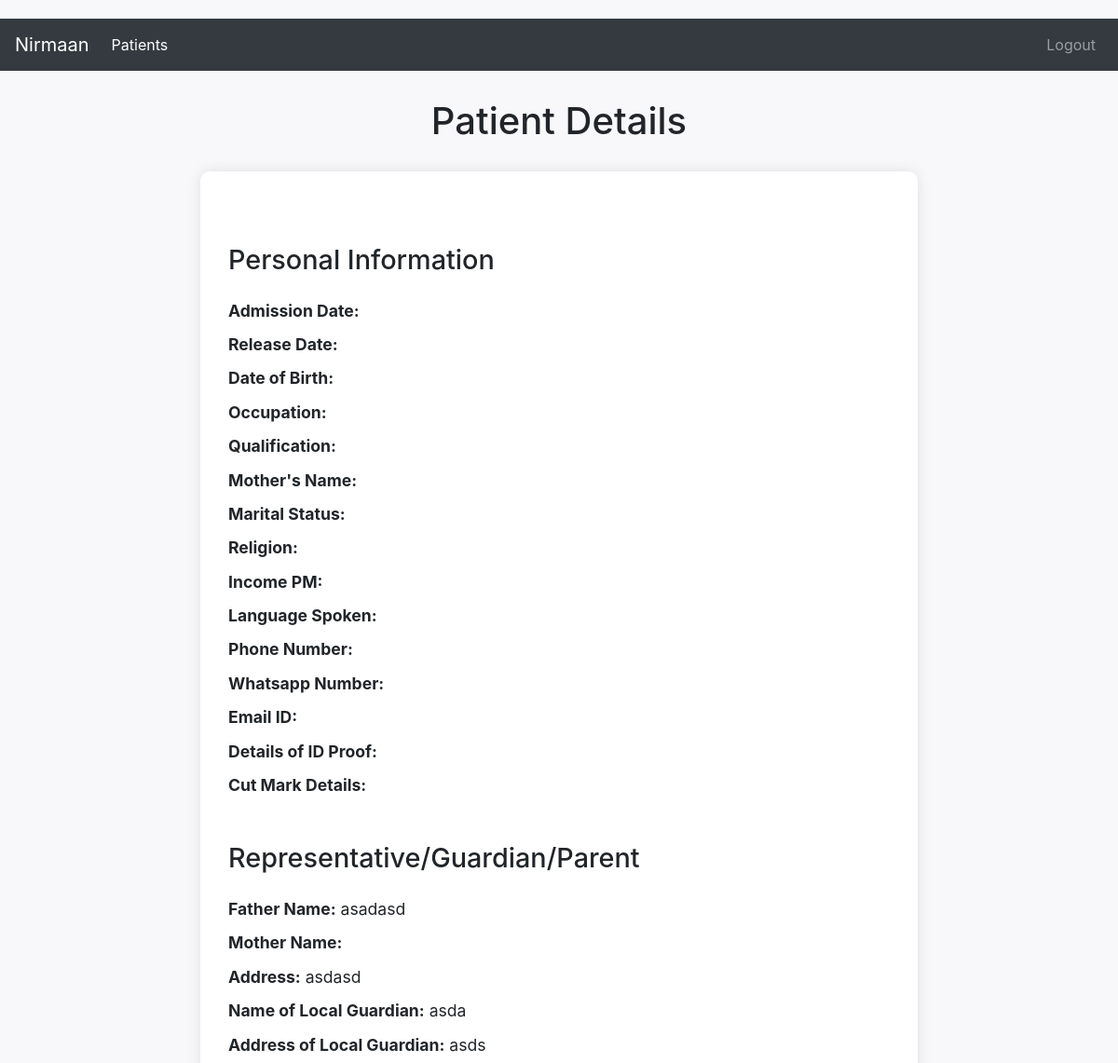
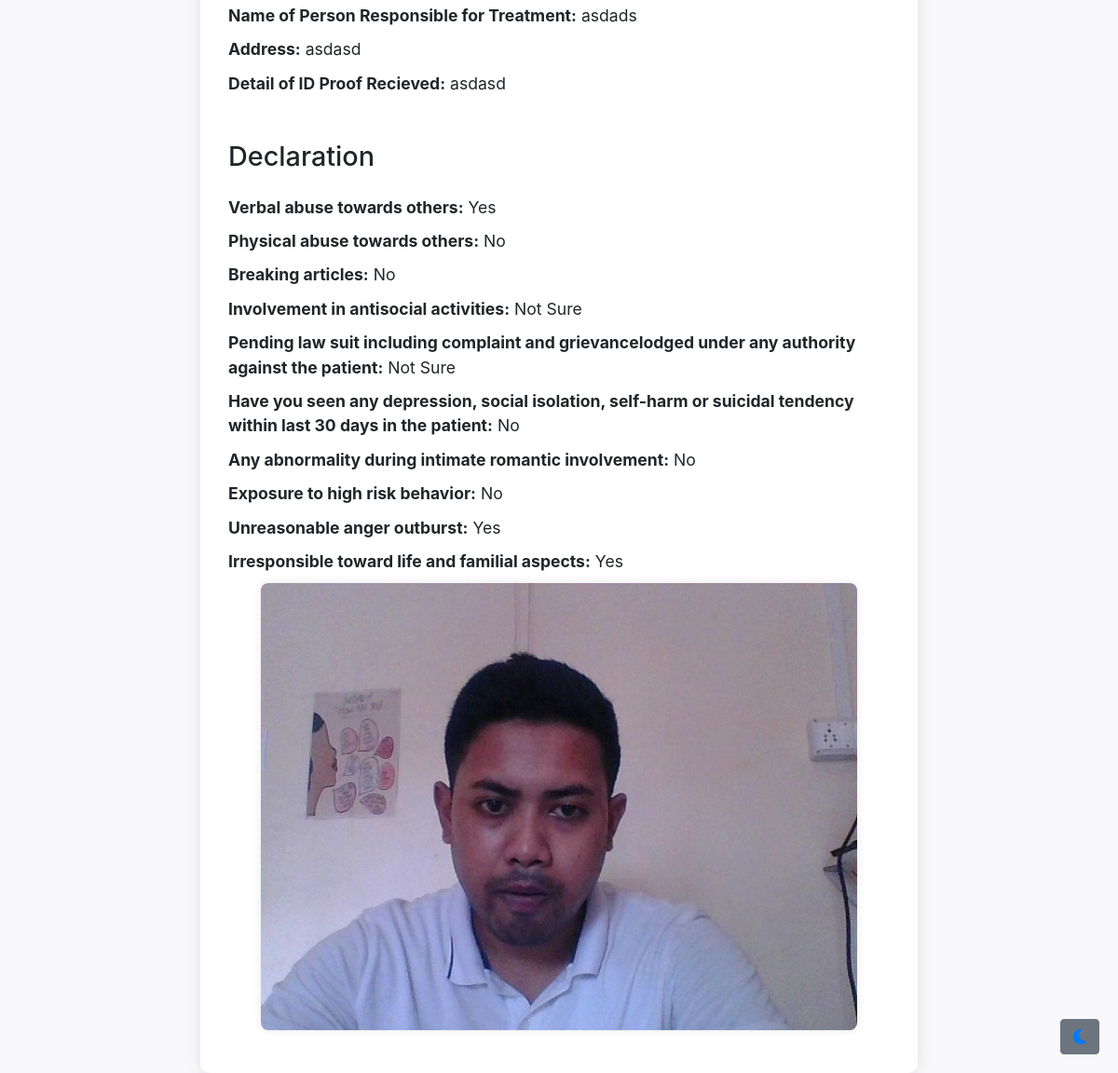
Page /view_patient/41/ (signed in) on the committed database (2 pictures, top to bottom).
### patient/models.py (models this page shows, shortened)
class Representative(models.Model):
	patient = models.ForeignKey(Patient, on_delete=models.CASCADE)
	father_name = models.CharField(max_length=100)
	mother_name = models.CharField(max_length=100)
	address = models.TextField()
	name_of_local_guardian = models.CharField(max_length=100)
	address_of_local_guardian = models.TextField()
	name_of_person_responsible_for_treatment = models.CharField(max_length=100)
	address_2 = models.CharField(max_length=100)
	detail_of_id_proof_recieved = models.TextField()

class Declaration(models.Model):
	YES = 'Yes'
	NO = 'No'
	NOT_SURE = 'Not Sure'
	CHOICES = [
		(YES, 'Yes'),
		(NO, 'No'),
		(NOT_SURE, 'Not Sure'),
	]
	patient = models.ForeignKey(Patient, on_delete=models.CASCADE)
	verbal_abuse = models.CharField(max_length=10, choices=CHOICES, help_text="Verbal abuse towards other")
	physical_abuse = models.CharField(max_length=10, choices=CHOICES, help_text="Physical abuse towards others")
	breaking_articles = models.CharField(max_length=10, choices=CHOICES, help_text="Breaking articles")
	antisocial_activities = models.CharField(max_length=10, choices=CHOICES, help_text="Involvement in antisocial activities")
	law_suits = models.CharField(max_length=10, choices=CHOICES, help_text="Pending law suit including complaint and grievancelodged under any authority against the patient")
	abnormal_tendencies = models.CharField(max_length=10, choices=CHOICES, help_text="Have you seen any depression, social isolation, self-harm or suicidal tendency within last 30 days in the patient")
	abnormal_romatic_involment = models.CharField(max_length=10, choices=CHOICES, help_text="Any abnormality during intimate romantic involvement")
	high_risk_behavior = models.CharField(max_length=10, choices=CHOICES, help_text="Exposure to high risk behavior")
	unreasonable_anger = models.CharField(max_length=10, choices=CHOICES, help_text="Unreasonable anger outburst")
	irresponsible_aspects = models.CharField(max_length=10, choices=CHOICES, help_text="Irresponsible toward life and familial aspects")

class Patient(models.Model):
	name = models.CharField(name="Name of Patient", max_length=100)
	admission_date = models.DateField(name="Date of Admission", blank=True, null=True)
	release_date = models.DateField(name="Date of Release", blank=True, null=True)
	date_of_birth = models.DateField(name="Date of Birth", blank=True, null=True)
	father_name = models.CharField(name="Name of Father", blank=True, null=True, max_length=100)
	mother_name = models.CharField(name="Name of Mother", blank=True, null=True, max_length=100)
	image = models.ImageField(upload_to='patient_images/', blank=True, null=True)
	occupation = models.CharField(name="Occupation", blank=True, null=True, max_length=100)
	qualification = models.CharField(name="Qualification", blank=True, null=True, max_length=100)
	MARRIED = 'Married'
	UNMARRIED = 'Unmarried'
	MARITAL_STATUS_CHOICES = [
        (MARRIED, 'Married'),
        (UNMARRIED, 'Unmarried'),
    ]
	marital_status = models.CharField(name="Marital Status", blank=True, null=True, max_length=50, choices=MARITAL_STATUS_CHOICES)
	HINDU = 'Hindu'
	MUSLIM = 'Muslim'
	CHRISTIAN = 'Christian'
	OTHER = 'Other'
	RELIGION_CHOICES = [
		(HINDU, 'Hindu'),
		(MUSLIM, 'Muslim'),
		(CHRISTIAN, 'Christian'),
		(OTHER, 'Other'),
	]
	religion = models.CharField(name="Religion", blank=True, null=True, max_length=100, choices=RELIGION_CHOICES)
	income_pm = models.DecimalField(name="Income Per Month", blank=True, null=True, max_digits=10, decimal_places=2)
	language_spoken = models.CharField(name="Language(s) Spoken", blank=True, null=True, max_length=100)
	phone_number_1 = models.IntegerField(name="Phone Number (1)", blank=True, null=True, max_length=10)
	phone_number_2 = models.IntegerField(name="Phone Number (2)", blank=True, null=True, max_length=10)
	whatsapp_number = models.IntegerField(name="Whatsapp Number", blank=True, null=True, max_length=10)
	email_id = models.EmailField(name="Email Address", blank=True, null=True)
	details_of_id_proof_recieved = models.TextField(name="Details of ID Proof Recieved", blank=True, null=True)
	cut_mark_detail = models.CharField(name="Cut Mark Details", blank=True, null=True, max_length=100)

### patient/views.py (the view)
# urls.py: path('view_patient/<int:patient_id>/', views.view_patient_details, name='view_patient'),
@login_required()
def view_patient_details(request, patient_id):
    patient = get_object_or_404(Patient, pk=patient_id)
    representative = get_object_or_404(Representative, patient=patient)
    declaration = get_object_or_404(Declaration, patient=patient)
    return render(request, 'patient_details.html', {'patient': patient, 'representative': representative, 'declaration': declaration})

### templates/patient_details.html (shortened to what this page needs)
<!DOCTYPE html>
<html lang="en">
<head>
    <link rel="stylesheet" href="https://stackpath.bootstrapcdn.com/bootstrap/4.5.2/css/bootstrap.min.css">
    <link rel="stylesheet" href="https://cdnjs.cloudflare.com/ajax/libs/font-awesome/5.15.4/css/all.min.css">
</head>
<body>
    <nav class="navbar navbar-expand-lg navbar-dark bg-dark">
        <a class="navbar-brand" href="{% url 'get_patients' %}">Nirmaan</a>
        <div class="collapse navbar-collapse" id="navbarSupportedContent">
            <ul class="navbar-nav mr-auto">
                <li class="nav-item active">
                    <a class="nav-link" href="{% url 'get_patients' %}">Patients</a>
                </li>
            </ul>
            <ul class="navbar-nav ml-auto">
                {% if user.is_authenticated %}
                    <li class="nav-item">
                        <a class="nav-link" href="{% url 'account_logout' %}">Logout</a>
                    </li>
                {% else %}
                    <li class="nav-item">
                        <a class="nav-link" href="{% url 'account_login' %}">Login</a>
                    </li>
                {% endif %}
            </ul>
        </div>
    </nav>
    <button class="btn btn-secondary toggle-button" onclick="toggleTheme()">
        <i class="fas fa-moon"></i>
    </button>
    <div class="container">
        <div class="patient-details">
            <h1>Patient Details</h1>
            <div class="card">
                <div class="card-body">
                    <h2 class="card-title mb-4 mt-5">Personal Information</h2>
                    <p class="card-text"><strong>Admission Date:</strong> {{ patient.admission_date }}</p>
                    <p class="card-text"><strong>Release Date:</strong> {{ patient.release_date }}</p>
                    <p class="card-text"><strong>Date of Birth:</strong> {{ patient.date_of_birth }}</p>
                    <p class="card-text"><strong>Occupation:</strong> {{ patient.occupation }}</p>
                    <p class="card-text"><strong>Qualification:</strong> {{ patient.qualification }}</p>
                    <p class="card-text"><strong>Mother's Name:</strong> {{ patient.mother_name }}</p>
                    <p class="card-text"><strong>Marital Status:</strong> {{ patient.marital_status }}</p>
                    <p class="card-text"><strong>Religion:</strong> {{ patient.religion }}</p>
                    <p class="card-text"><strong>Income PM:</strong> {{ patient.income_pm }}</p>
                    <p class="card-text"><strong>Language Spoken:</strong> {{ patient.language_spoken }}</p>
                    <p class="card-text"><strong>Phone Number:</strong> {{ patient.phone_number }}</p>
                    <p class="card-text"><strong>Whatsapp Number:</strong> {{ patient.whatsapp_number }}</p>
                    <p class="card-text"><strong>Email ID:</strong> {{ patient.email_id }}</p>
                    <p class="card-text"><strong>Details of ID Proof:</strong> {{ patient.details_of_id_proof_recieved }}</p>
                    <p class="card-text"><strong>Cut Mark Details:</strong> {{ patient.cut_mark_detail }}</p>
                    <h2 class="card-title mb-4 mt-5">Representative/Guardian/Parent</h2>
                    <p class="card-text"><strong>Father Name:</strong> {{ representative.father_name }}</p>
                    <p class="card-text"><strong>Mother Name:</strong> {{ representative.Mother_name }}</p>
                    <p class="card-text"><strong>Address:</strong> {{ representative.address }}</p>
                    <p class="card-text"><strong>Name of Local Guardian:</strong> {{ representative.name_of_local_guardian }}</p>
                    <p class="card-text"><strong>Address of Local Guardian:</strong> {{ representative.address_of_local_guardian }}</p>
                    <p class="card-text"><strong>Name of Person Responsible for Treatment:</strong> {{ representative.name_of_person_responsible_for_treatment }}</p>
                    <p class="card-text"><strong>Address:</strong> {{ representative.address_2 }}</p>
                    <p class="card-text"><strong>Detail of ID Proof Recieved:</strong> {{ representative.detail_of_id_proof_recieved }}</p>
                    <h2 class="card-title mb-4 mt-5">Declaration</h2>
                    <p class="card-text"><strong>Verbal abuse towards others:</strong> {{ declaration.verbal_abuse }}</p>
                    <p class="card-text"><strong>Physical abuse towards others:</strong> {{ declaration.physical_abuse }}</p>
                    <p class="card-text"><strong>Breaking articles:</strong> {{ declaration.breaking_articles }}</p>
                    <p class="card-text"><strong>Involvement in antisocial activities:</strong> {{ declaration.antisocial_activities }}</p>
                    <p class="card-text"><strong>Pending law suit including complaint and grievancelodged under any authority against the patient:</strong> {{ declaration.law_suits }}</p>
                    <p class="card-text"><strong>Have you seen any depression, social isolation, self-harm or suicidal tendency within last 30 days in the patient:</strong> {{ declaration.abnormal_tendencies }}</p>
                    <p class="card-text"><strong>Any abnormality during intimate romantic involvement:</strong> {{ declaration.abnormal_romatic_involment }}</p>
                    <p class="card-text"><strong>Exposure to high risk behavior:</strong> {{ declaration.high_risk_behavior }}</p>
                    <p class="card-text"><strong>Unreasonable anger outburst:</strong> {{ declaration.unreasonable_anger }}</p>
                    <p class="card-text"><strong>Irresponsible toward life and familial aspects:</strong> {{ declaration.irresponsible_aspects }}</p>
                    {% if patient.image %}
                    <div class="text-center mb-3">
                        <img src="{{ patient.image.url }}" alt="{{ patient.name }}" class="img-fluid patient-image">
                    </div>
                    {% endif %}
                </div>
            </div>
        </div>
    </div>
</body>
</html>

### templates/patient_details.html (style rules this page uses)
body { background-color: #f8f8fa; padding-top: 20px; transition: background-color 0.3s, color 0.3s; }
.container { max-width: 800px; margin-top: 30px; }
.card { border: none; border-radius: 10px; box-shadow: 0 0 15px rgba(0, 0, 0, 0.1); transition: background-color 0.3s, color 0.3s; }
.card-body { padding: 30px; }
.patient-details h1 { font-size: 2.5rem; margin-bottom: 30px; text-align: center; }
.card-title { font-size: 1.8rem; margin-bottom: 20px; }
.card-text { font-size: 1.1rem; margin-bottom: 10px; }
.patient-image { max-width: 100%; height: auto; border-radius: 8px; box-shadow: 0 0 10px rgba(0, 0, 0, 0.1); }
.toggle-button { position: fixed; bottom: 20px; right: 20px; z-index: 1000; cursor: pointer; }
.toggle-button i { color: #007bff; }

### rows in the picture
Representative: father_name "asadasd", address "asdasd", name_of_local_guardian "asda", address_of_local_guardian "asds", name_of_person_responsible_for_treatment "asdads", address_2 "asdasd", detail_of_id_proof_recieved "asdasd"
Declaration: verbal_abuse "Yes", physical_abuse "No", breaking_articles "No", antisocial_activities "Not Sure", law_suits "Not Sure", abnormal_tendencies "No", abnormal_romatic_involment "No", high_risk_behavior "No", unreasonable_anger "Yes", irresponsible_aspects "Yes"
Patient: image (picture)
